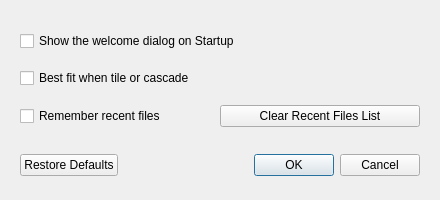
<?xml version="1.0" encoding="UTF-8"?>
<ui version="4.0">
 <class>windowPreferences</class>
 <widget class="QDialog" name="windowPreferences">
  <property name="windowModality">
   <enum>Qt::WindowModal</enum>
  </property>
  <property name="geometry">
   <rect>
    <x>0</x>
    <y>0</y>
    <width>440</width>
    <height>200</height>
   </rect>
  </property>
  <property name="sizePolicy">
   <sizepolicy hsizetype="Fixed" vsizetype="Fixed">
    <horstretch>0</horstretch>
    <verstretch>0</verstretch>
   </sizepolicy>
  </property>
  <property name="minimumSize">
   <size>
    <width>440</width>
    <height>200</height>
   </size>
  </property>
  <property name="maximumSize">
   <size>
    <width>440</width>
    <height>200</height>
   </size>
  </property>
  <property name="focusPolicy">
   <enum>Qt::StrongFocus</enum>
  </property>
  <property name="windowTitle">
   <string>Preferences</string>
  </property>
  <property name="modal">
   <bool>true</bool>
  </property>
  <layout class="QVBoxLayout" name="verticalLayout">
   <property name="leftMargin">
    <number>20</number>
   </property>
   <property name="topMargin">
    <number>20</number>
   </property>
   <property name="rightMargin">
    <number>20</number>
   </property>
   <item>
    <widget class="QCheckBox" name="uiCheckBoxStartupDialog">
     <property name="sizePolicy">
      <sizepolicy hsizetype="Fixed" vsizetype="Fixed">
       <horstretch>0</horstretch>
       <verstretch>0</verstretch>
      </sizepolicy>
     </property>
     <property name="text">
      <string>Show the welcome dialog on Startup</string>
     </property>
    </widget>
   </item>
   <item>
    <widget class="QCheckBox" name="uiCheckBoxBestFit">
     <property name="sizePolicy">
      <sizepolicy hsizetype="Fixed" vsizetype="Fixed">
       <horstretch>0</horstretch>
       <verstretch>0</verstretch>
      </sizepolicy>
     </property>
     <property name="text">
      <string>Best fit when tile or cascade</string>
     </property>
    </widget>
   </item>
   <item>
    <layout class="QHBoxLayout" name="horizontalLayout_2">
     <property name="bottomMargin">
      <number>10</number>
     </property>
     <item>
      <widget class="QCheckBox" name="uiCheckBoxRecentFiles">
       <property name="sizePolicy">
        <sizepolicy hsizetype="Fixed" vsizetype="Fixed">
         <horstretch>0</horstretch>
         <verstretch>0</verstretch>
        </sizepolicy>
       </property>
       <property name="text">
        <string>Remember recent files</string>
       </property>
      </widget>
     </item>
     <item>
      <spacer name="horizontalSpacer">
       <property name="orientation">
        <enum>Qt::Horizontal</enum>
       </property>
       <property name="sizeHint" stdset="0">
        <size>
         <width>40</width>
         <height>20</height>
        </size>
       </property>
      </spacer>
     </item>
     <item>
      <widget class="QPushButton" name="uiPushButtonClearRecentFiles">
       <property name="sizePolicy">
        <sizepolicy hsizetype="Preferred" vsizetype="Fixed">
         <horstretch>0</horstretch>
         <verstretch>0</verstretch>
        </sizepolicy>
       </property>
       <property name="minimumSize">
        <size>
         <width>200</width>
         <height>0</height>
        </size>
       </property>
       <property name="text">
        <string>Clear Recent Files List</string>
       </property>
       <property name="icon">
        <iconset resource="../icon_src.qrc">
         <normaloff>:/icons/edit-clear.svg</normaloff>:/icons/edit-clear.svg</iconset>
       </property>
       <property name="iconSize">
        <size>
         <width>24</width>
         <height>24</height>
        </size>
       </property>
       <property name="shortcut">
        <string>Ctrl+R</string>
       </property>
      </widget>
     </item>
    </layout>
   </item>
   <item>
    <widget class="QDialogButtonBox" name="uiDialogButtonBox">
     <property name="standardButtons">
      <set>QDialogButtonBox::Cancel|QDialogButtonBox::Ok|QDialogButtonBox::RestoreDefaults</set>
     </property>
    </widget>
   </item>
  </layout>
 </widget>
 <tabstops>
  <tabstop>uiCheckBoxRecentFiles</tabstop>
  <tabstop>uiPushButtonClearRecentFiles</tabstop>
  <tabstop>uiDialogButtonBox</tabstop>
 </tabstops>
 <resources>
  <include location="../icon_src.qrc"/>
 </resources>
 <connections/>
</ui>
